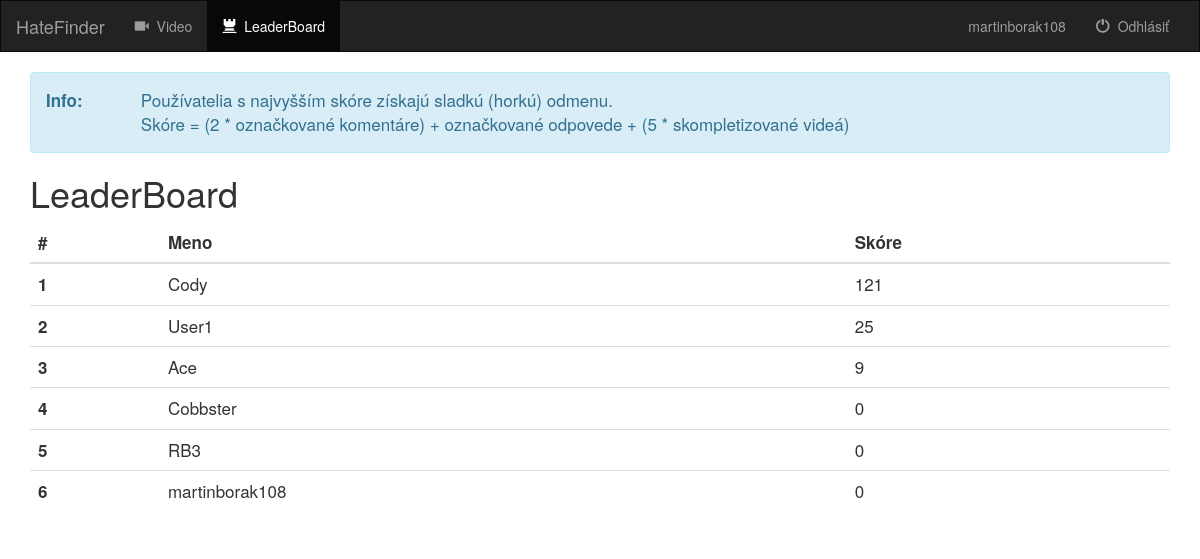
The app's page /video/leaderboard/ (signed in) with its own data.
### video/models.py (models this page shows)
class Worker(models.Model):
    user = models.OneToOneField(User, on_delete=models.CASCADE)
    videos = models.ManyToManyField(Video)
    comments = models.ManyToManyField(Comment)
    score = models.IntegerField(default=0)
    def __str__(self):
        return self.user.username

### video/views.py (the view)
class LeaderBoardView(generic.ListView):
    template_name = 'video/leaderboard.html'
    context_object_name = 'workers'
    def get_queryset(self):
        main_set = Worker.objects.all().order_by('-score')
        subset = main_set[:10]
        return subset

### video/templates/video/leaderboard.html (shortened to what this page needs)
{% extends 'video/base.html' %}
{% block active_list %}
    <ul class="nav navbar-nav">
        <li class="">
            <a href="{%  url 'video:index' %}">
                <span class="glyphicon glyphicon-facetime-video" aria-hidden="true"></span>&nbsp; Video
            </a>
        </li>
        <li class="active">
            <a href="{%  url 'video:leaderboard' %}">
                <span class="glyphicon glyphicon-tower" aria-hidden="true"></span>&nbsp; LeaderBoard
            </a>
        </li>
    </ul>
{% endblock %}
{% block body %}
    <div id="leaderboard" class="container">
        <div class="alert alert-info">
            <div class="row">
                <div class="col-md-1">
                    <strong>Info:</strong>
                </div>
                <div class="col-md-11">
                    Používatelia s najvyšším skóre získajú sladkú (horkú) odmenu. <br>
                    Skóre = (2 * označkované komentáre) + označkované odpovede + (5 * skompletizované videá)
                </div>
            </div>
        </div>
        <h1>LeaderBoard</h1>
        <table class="table">
            <thead>
                <tr>
                    <th>#</th>
                    <th>Meno</th>
                    <th>Skóre</th>
                </tr>
            </thead>
            <tbody>
                {% for worker in workers %}
                    <tr>
                        <th scope="row">{{ forloop.counter }}</th>
                        <td>{{ worker }}</td>
                        <td>{{ worker.score }}</td>
                    </tr>
                {% endfor %}
            </tbody>
        </table>
    </div>
{% endblock %}

### video/templates/video/base.html (shortened to what this page needs)
<!DOCTYPE html>
<html lang="en">
<head>
    {%  load staticfiles %}
    <link rel="stylesheet" href="https://maxcdn.bootstrapcdn.com/bootstrap/3.3.6/css/bootstrap.min.css">
    <link rel="stylesheet" type="text/css" href="{% static 'video/style.css' %}" />
</head>
<body>
    <nav class="navbar navbar-inverse">
        <div class="container-fluid">
            <div class="navbar-header">
                <a class="navbar-brand" href="{%  url 'video:index' %}">HateFinder</a>
            </div>
            <div class="collapse navbar-collapse" id="topNavBar">
                {% block active_list %}{% endblock %}
                {% if user.is_authenticated %}
                    <ul class="nav navbar-nav navbar-right">
                        <li class="">
                            <a href="{%  url 'video:profile' %}">
                                {{ user.get_username }}
                            </a>
                        </li>
                        <li class="">
                            <a href={%  url 'video:logout' %}>
                                <span class="glyphicon glyphicon-off" aria-hidden="true"></span>&nbsp; Odhlásiť
                        </li>
                    </ul>
                {% endif %}
            </div>
        </div>
    </nav>
    {% block body %}
    {% endblock %}
</body>
</html>

### video/static/video/style.css (style rules this page uses)
.navbar { border-radius: 0; }
#leaderboard { font-size: 17px; }

### records on screen
Worker: user.username "Cody", score "121"
Worker: user.username "User1", score "25"
Worker: user.username "Ace", score "9"
Worker: user.username "Cobbster", score "0"
Worker: user.username "RB3", score "0"
Worker: user.username "martinborak108", score "0"

### other values on screen
{{ user.get_username }} "martinborak108"
